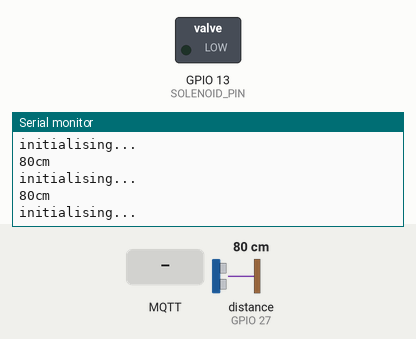
A sketch run on a simulated ESP32. On the bench: switched loads named in the sketch (green lamp = pin HIGH), the last lines printed to the serial monitor. Inputs (shaded band) come from the test bench; at power-on: distance to the obstacle (sensor on GPIO 27) 80 cm. The echo pulse lasts 58.3 µs per cm; WiFi joins after 1.5 s; servers stay silent unless stated; no MQTT or app messages arrive unless stated; not simulated (calls return 0 or success): Secrets.h; pins used as bus, display or sensor lines are not drawn.

Above: at 2.9 s.
3.0 s: MQTT message "1" arrives on the first subscribed topic
At 3.11 s:
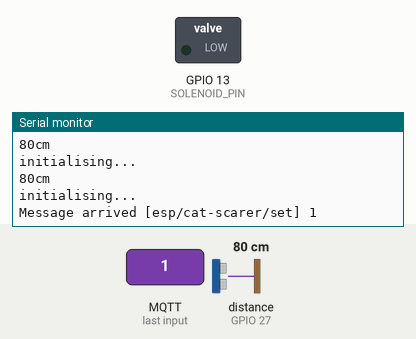
5.7 s: MQTT message "on" arrives on the first subscribed topic
At 5.77 s:
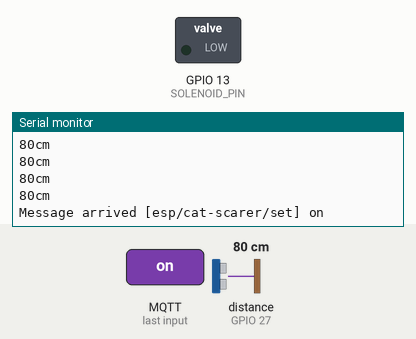
7.2 s: MQTT message "off" arrives on the first subscribed topic
At 7.3 s:
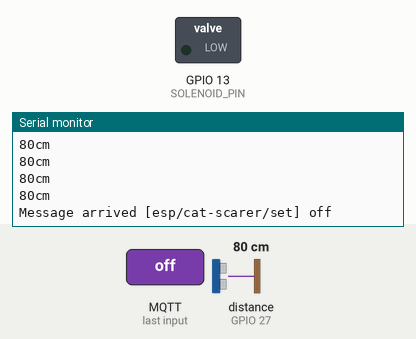

Measured:
- after the input at 3.0 s, the serial monitor: prints a new line at once (image 1)
- after the input at 5.7 s, the serial monitor: prints a new line at once (image 2)
- after the input at 7.2 s, the serial monitor: prints a new line at once (image 3)

The sketch:

CatScarer.ino
```cpp
#include <WiFi.h>
#include <PubSubClient.h>
#include "SR04.h"

#define SOLENOID_PIN			13
#define PIR_PIN					12


#define FAKE_VCC_PIN			14
#define TRIG_PIN				27
#define ECHO_PIN				26
#define FAKE_GND_PIN			25

#define IOT_NAME				"CAT_SCARER"
#define PUBTOPIC				"esp/cat-scarer/set"
#define OUTTOPIC				"esp/cat-scarer"
#define mqtt_server				"192.168.1.247"

int delayTime = 50;

int squirtTime = 3000;
int loopsBetweenSquirts = 200;
int loopsRemaining = 30;

bool initialising = true;
bool firing = false;
bool armed = false;

long minimumRange = 10;
long maximumRange = 210;
long maximumRangeStart = 210;	// never go more than 2m

SR04 sr04 = SR04(ECHO_PIN, TRIG_PIN);
long a;


WiFiClient espClient;
PubSubClient client(espClient);
unsigned long lastmsg = 0;
#define MSG_BUFFER_SIZE	(50)
char msg[MSG_BUFFER_SIZE];
int value = 0;

#include "Secrets.h"

char ssid1[] = SECRET_SSID1;
char pass1[] = SECRET_PASS1;
char ssid2[] = SECRET_SSID2;
char pass2[] = SECRET_PASS2;

void publishStatus() {
	if (firing) {
		client.publish(OUTTOPIC, "FIRING");
	} else if (initialising) {
		client.publish(OUTTOPIC, "INITIALISING");
	} else if (armed) {
		client.publish(OUTTOPIC, "ARMED");
	} else {
		client.publish(OUTTOPIC, "DISARMED");
	}
}


void handleFire() {
	squirtThatSucka();
}

void handleArm() {
	armed = true;
	publishStatus();
}

void handleDisarm() {
	armed = false;
	publishStatus();
}

void handleInit() {
	initialising = true;
	loopsRemaining = 100;
	maximumRange = maximumRangeStart;
}

void squirtThatSucka() {
	firing = true;
	publishStatus();
	Serial.println("Squirting!!");
	digitalWrite(SOLENOID_PIN, HIGH);
	delay(squirtTime);
	digitalWrite(SOLENOID_PIN, LOW);
	firing = false;
	publishStatus();
}

boolean initWifi(int wifiNum) {

	int attempts = 0;

	WiFi.mode(WIFI_OFF);
	delay(100);
	WiFi.mode(WIFI_STA);
	// We start by connecting to a WiFi network
	Serial.println();
	Serial.print("Connecting to ");

	if (wifiNum == 1) {
		Serial.println(ssid1);
	} else {
		Serial.println(ssid2);
	}

	WiFi.mode(WIFI_STA);
	if (wifiNum == 1) {
		WiFi.begin(ssid1, pass1);
	} else {
		WiFi.begin(ssid2, pass2);
	}

	while (WiFi.status() != WL_CONNECTED && attempts < 20) {
		delay(500);
		Serial.print(".");
		attempts = attempts + 1;
	}

	if (WiFi.status() != WL_CONNECTED) {
		Serial.println("");
		Serial.println("WiFi failed");
		return false;
	}

	randomSeed(micros());

	Serial.println("");
	Serial.print("WiFi connected to ");
	if (wifiNum == 1) {
		Serial.println(ssid1);
	} else {
		Serial.println(ssid2);
	}
	Serial.println("IP address: ");
	Serial.println(WiFi.localIP());
	delay(100);
	return true;
}

void callback(char* topic, byte* payload, unsigned int length) {

	char payloadString[length + 1];
	for (int i = 0; i < length; i++) {
		payloadString[i] = (char)payload[i];
	}
	payloadString[length] = '\0';

	Serial.print("Message arrived [");
	Serial.print(topic);
	Serial.print("] ");
	Serial.println(payloadString);

	if (strcmp((char *)topic, PUBTOPIC) == 0) {

		if (strcmp((char *)payloadString, "ARM") == 0) {
			Serial.println("ReceivedARM request");
			handleArm();
		} else if (strcmp((char *)payloadString, "DISARM") == 0) {
			Serial.println("Received DISARM request");
			handleDisarm();
		} else if (strcmp((char *)payloadString, "FIRE") == 0) {
			Serial.println("Received FIRE request");
			handleFire();
		} else if (strcmp((char *)payloadString, "INIT") == 0) {
			Serial.println("Received INIT request");
			handleInit();
		}
	}
}

void reconnect() {

	// Loop until we're reconnected
	while (!client.connected()) {
		Serial.print("Attempting MQTT connection...");

		// Create a random client ID
		String clientId = IOT_NAME;

		// Attempt to connect
		if (client.connect(clientId.c_str(), "Brian", "Qu3rcu54!HASS", OUTTOPIC, 0, 0, "OFFLINE" )) {
			Serial.println("connected");
			// ... and resubscribe
			client.subscribe(PUBTOPIC);
			Serial.print("subscribed to topic ");
			Serial.println(PUBTOPIC);

			publishStatus();
		} else {
			Serial.print("failed, rc=");
			Serial.print(client.state());
			Serial.println(" try again in 5 seconds");
			// Wait 5 seconds before retrying
			delay(5000);
		}
	}
}

void setup() {

	// put your setup code here, to run once:
	Serial.begin(115200);
	pinMode(SOLENOID_PIN, OUTPUT);
	pinMode(PIR_PIN, INPUT);

	pinMode(FAKE_GND_PIN, OUTPUT);
	pinMode(FAKE_VCC_PIN, OUTPUT);
	digitalWrite(FAKE_VCC_PIN,HIGH);
	digitalWrite(FAKE_GND_PIN,LOW);

	int wifiNum = 1;
	bool wifiConnected = false;

	while (wifiConnected == false) {
		wifiNum = 3 - wifiNum;
		wifiConnected = initWifi(wifiNum);
	}

	client.setServer(mqtt_server, 1883);
	client.setCallback(callback);
}

void loop() {

	if (!client.connected()) {
		reconnect();
	}
	client.loop();

	// actual delay = delayDelays x delayTime = 10 x 200 = 2s
	delay(delayTime);

	long a = sr04.Distance();
	Serial.print(a);
	Serial.println("cm");

	if (initialising) {

		Serial.println("initialising...");

		// update the max range if there is something in the way
		if (a < maximumRange && a > minimumRange) {
			maximumRange = a;
		}

		// only check if we're not waiting for the next squirt
		if (loopsRemaining < 1) {

			maximumRange = maximumRange - 10;
			Serial.print("initialising complete... Maxmimum range set to ");
			Serial.print(maximumRange);
			Serial.println("cm");
			initialising = false;
			publishStatus();
		} else {
			loopsRemaining = loopsRemaining - 1;
		}
	} else if (armed) {

		Serial.println("armed...");

		int movement = digitalRead(PIR_PIN);
		Serial.print("Movement = ");
		Serial.println(movement);

		// only check if we're not waiting for the next squirt
		if (loopsRemaining < 1) {
			if (a >= minimumRange && a <= maximumRange && movement == 1) {
				squirtThatSucka();
				loopsRemaining = loopsBetweenSquirts;
			}
		} else {
			loopsRemaining = loopsRemaining - 1;
		}
	}

	// publish status to HASS every minute
	unsigned long now = millis();
	if ((now - lastmsg) >= 60000) {
		lastmsg = now;
		publishStatus();
	}
}
```
